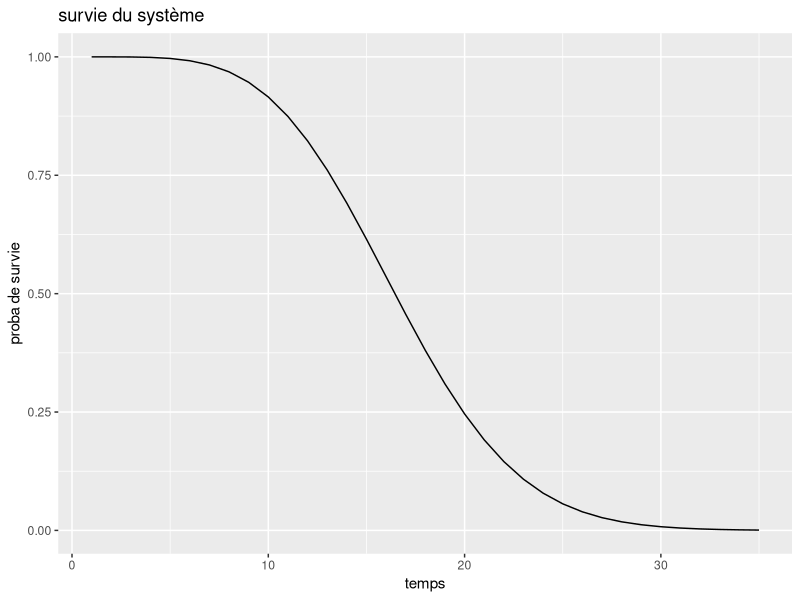
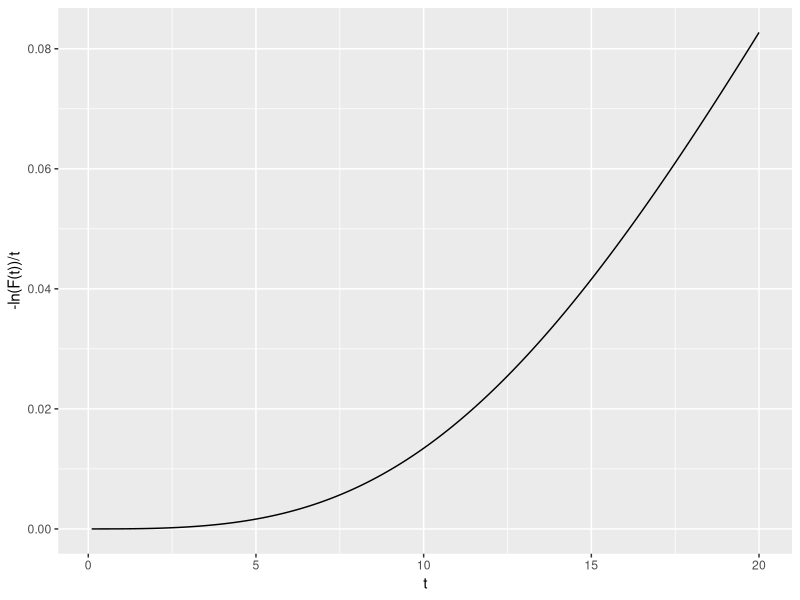
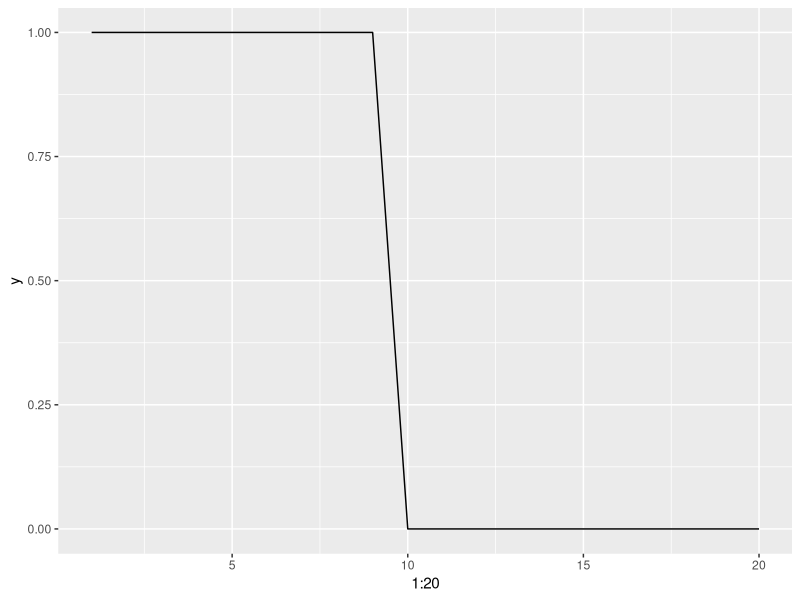
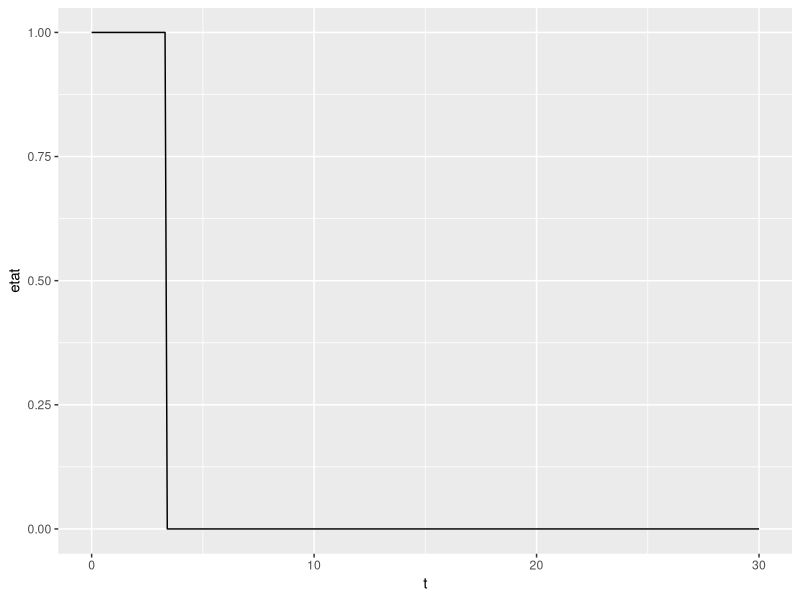
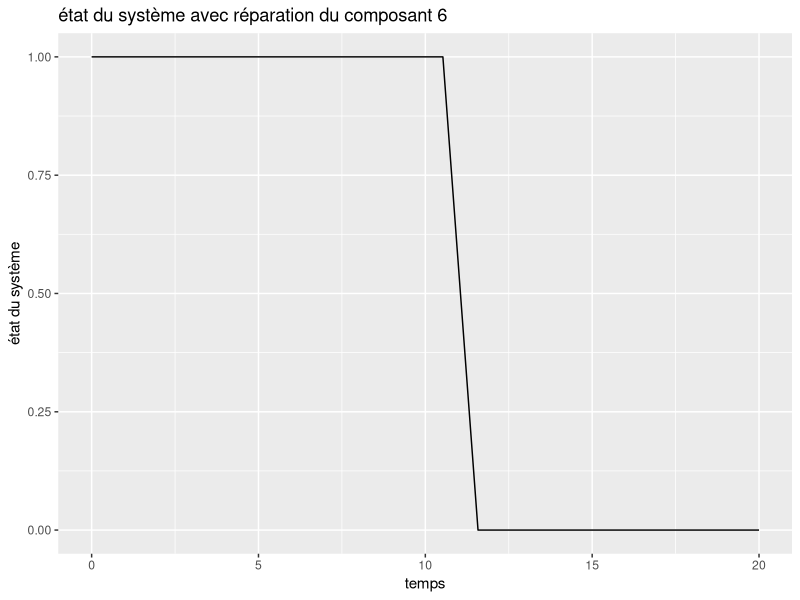

Write R code to recreate these figures, in order.
library(magrittr)
library(dplyr)
library(ggplot2)

# TP 1 

## Question 1

phi <- function(x){
  rep <- ((x[3]*(1-(1-x[1])*(1-x[2]))*(1-(1-x[4])*(1-x[5])))+(1-x[3])*(1-(1-x[1]*x[4])*(1-x[2]*x[5])))*(1-(1-x[6]*x[7])*(1-x[8])*(1-x[9]))
  return(rep)
}

## Question 2

phi_function <- function(loi, lambda, beta, t){
  R1 <- 1-loi(t, shape = beta, scale = lambda)
  R2 <- 1-loi(t, shape = beta, scale = lambda)
  R3 <- 1-loi(t, shape = beta, scale = lambda)
  R4 <- 1-loi(t, shape = beta, scale = lambda)
  R5 <- 1-loi(t, shape = beta, scale = lambda)
  R6 <- 1-loi(t, shape = beta, scale = lambda)
  R7 <- 1-loi(t, shape = beta, scale = lambda)
  R8 <- 1-loi(t, shape = beta, scale = lambda)
  R9 <- 1-loi(t, shape = beta, scale = lambda)
  rep <- ((R3[t]*(1-(1-R1[t])*(1-R2[t]))*(1-(1-R4[t])*(1-R5[t])))+(1-R3[t])*(1-(1-R1[t]*R4[t])*(1-R2[t]*R5[t])))*(1-(1-R6[t]*R7[t])*(1-R8[t])*(1-R9[t]))
  return(rep)
}




## Question 3

# plot(phi_function(pweibull, 20, 2, 0:35), type = 'l')

g <- ggplot() +
  geom_line(aes(x = 1:35, y = phi_function(pweibull, 20, 2, 0:35))) +
  labs(title = "survie du système",
       x = "temps",
       y = "proba de survie")

g

## Question 4

# survie <- function(lambda, beta, t){
#   R1 <- 1-pweibull(t, shape = beta, scale = lambda)
#   R2 <- 1-pweibull(t, shape = beta, scale = lambda)
#   R3 <- 1-pweibull(t, shape = beta, scale = lambda)
#   R4 <- 1-pweibull(t, shape = beta, scale = lambda)
#   R5 <- 1-pweibull(t, shape = beta, scale = lambda)
#   R6 <- 1-pweibull(t, shape = beta, scale = lambda)
#   R7 <- 1-pweibull(t, shape = beta, scale = lambda)
#   R8 <- 1-pweibull(t, shape = beta, scale = lambda)
#   R9 <- 1-pweibull(t, shape = beta, scale = lambda)
#   rep <- -log(((R3[t]*(1-(1-R1[t])*(1-R2[t]))*(1-(1-R4[t])*(1-R5[t])))+(1-R3[t])*(1-(1-R1[t]*R4[t])*(1-R2[t]*R5[t])))*(1-(1-R6[t]*R7[t])*(1-R8[t])*(1-R9[t]))/t)
#   # rep <- -log(rep)/t
#   return(rep)
#   # rep <- -log(1 - phi_function(lambda, beta, t))/t
# }

survie <- function(lambda, beta, t){
  rep=NULL
  for(i in 1:length(t)){
    R1 <- 1-pweibull(t[i], shape = beta, scale = lambda)
    R2 <- 1-pweibull(t[i], shape = beta, scale = lambda)
    R3 <- 1-pweibull(t[i], shape = beta, scale = lambda)
    R4 <- 1-pweibull(t[i], shape = beta, scale = lambda)
    R5 <- 1-pweibull(t[i], shape = beta, scale = lambda)
    R6 <- 1-pweibull(t[i], shape = beta, scale = lambda)
    R7 <- 1-pweibull(t[i], shape = beta, scale = lambda)
    R8 <- 1-pweibull(t[i], shape = beta, scale = lambda)
    R9 <- 1-pweibull(t[i], shape = beta, scale = lambda)
    rep[i] <- -log(((R3*(1-(1-R1)*(1-R2))*(1-(1-R4)*(1-R5)))+(1-R3)*(1-(1-R1*R4)*(1-R2*R5)))*(1-(1-R6*R7)*(1-R8)*(1-R9)))/t[i]
  }
  return(rep)
}


# survie(20, 2, seq(0.1, 20, 0.1))

g <- ggplot() +
  geom_line(aes(x = seq(0.1, 20, 0.1), y = survie(20, 2, seq(0.1, 20, 0.1)))) +
  labs(x = "t",
       y = "-ln(F(t))/t")

g


# Question 5 
# simulation d'une loi de weibull avec la méthode des quantile. 

inverse_pweibull <- function(lambda, beta, u){
  rep <- lambda*(-(log(1-u)^(1/beta)))
  return(rep)
}

phi2 <- function(a, n, lambda, beta){
  t <- seq(0, a,length.out =n)
  y <- rep(0,n)
  u <- runif(9,0,1)
  x <- matrix(0, nrow = n, ncol = 9)
  
  for(i in 1:n){
    for(j in 1:9){
      if(t[i] < (lambda*(-log(u[j]))^(1/beta))){
        x[i,j] <- 1
      }
    }
    y[i] <- phi(x[i,])
  }
  return(y)
}
# phi2(4,20,2,1)
# plot(phi2(4,20,2,1),type="l")

g <- ggplot() +
  geom_line(aes(x = 1:20, y = phi2(4,20,2,1))) +
  labs(y = "y")

g

# Question 5 

# inverse_pweibull <- function(lambda, beta, u){
#   rep <- lambda*(-(log(1-u)^(1/beta)))
#   return(rep)
# }
# 
# phi2 <- function(lambda, beta, a, n){
#   u <- runif(9)
#   t <- seq(0, a, n)
#   x <- matrix(0, nrow = n, ncol = 9)
#   
#   for(i in 1:n){
#     for(j in 1:9){
#       if(t[i] < inverse_pweibull(lambda, beta, u)){
#         x[i,j] <- 1
#       }
#     }
#     rep[i] <- phi(x[i,])
#   }
# }

# Question 6

phi23 <- function(a, n, lambda, beta){
  t <- seq(0, a,length.out =n)
  y <- rep(0,n)
  u <- runif(9,0,1)
  x <- matrix(0, nrow = n, ncol = 9)
  for(i in 1:n){
    for(j in 1:9){
      if(t[i] < (lambda*(-log(u[j]))^(1/beta))){
        x[i,j] <- 1
      }
      
    }
    if (x[i,j]==0) { break }
    
  }
  return(i-1)
}
phi23(4,36,2,1)

# Question 7

n_realisation_T<-function(a, n, lambda, beta,ntot){
  vect=NULL
  for(i in 1:ntot){
    vect[i]=phi23(a, n, lambda, beta)
  }
  return(vect)
}
n_realisation_T(4,36,2,1,40)
sum(n_realisation_T(4,36,2,1,40))

mu=function(a, n, lambda, beta,ntot){
  v=n_realisation_T(a, n, lambda, beta,ntot)
  1/ntot*sum(v)
}
mu(4,36,2,1,40)

# Projet 2

## Question 1

phi <- function(x){
  rep <- (x[5]*((1-(1-x[1])*(1-x[2]))*(1-(1-x[3])*(1-x[4])))+(1-x[5])*(1-(1-x[1]*x[3])*(1-x[2]*x[4])))*x[6]*(1-(1-x[7]*x[10])*(1-x[8]*x[9]))
  return(rep)
}

# Question 2

lambda = 5
beta = 5
t <- seq(0, 30, 0.1)

simu_etat_systeme <- function(lambda, beta, t){
  X <- matrix(data = rep(0, 10*length(t)), ncol = 10, nrow = length(t))
  S <- rep(0,length(t))
  u <- runif(10, 0, 1)
  w <- rweibull(10, lambda, beta)
  max <- max(t)
  
  for(i in 1:length(t)){
    for(j in 1:10){
      if(t[i] < w[j]){
        X[i,j] <- 1
      }
    }
    S[i] <- phi(X[i,])
    if((S[i] == 0) && (S[i-1] == 1)){
      max <- t[i]
    }
  }
  return(list(etat = S, last = max))
}

test <- simu_etat_systeme(lambda, beta, t)

g <- ggplot() +
  geom_line(aes(x = t, y = test[[1]])) +
  labs(x = "t",
       y = "etat")

g

# Simulation

simu_T <- function(n){
  n <- 100
  simu <- rep(-1, n)
  for(i in 1:n){
    simu[i] <- simu_etat_systeme(lambda, beta, t)[[2]]
  }
  return(simu)
}

n <- 100
simu <- simu_T(n)

esperance <- mean(simu)

confint <- c(mean(simu) - 1.96 * sd(simu)/sqrt(n), mean(simu) + 1.96 * sd(simu)/sqrt(n))

# code younes



# Exercice 3

# a <- 10
# n <- 100
# lambda <- 5
# beta <- 5
# inter <- 5
# t <- seq(0, a, length.out = n + 1)
# 
# phi2 <- function(a, n, lambda, beta, t, inter){
#   y <- rep(0,n)
#   u <- runif(10,0,1)
#   x <- matrix(0, nrow = n, ncol = 10)
#   p <- a/n*(1:n)*inter # p : vecteur qui contient les différents moments ou le méchanicien remet en marche la composante x[6]
#   # p ne donne pas ce que je veux
#   w <- rweibull(10, lambda, beta)
#   
#   for(i in 1:length(t)){
#     for(j in 1:10){
#       if(j == 6){
#         if(t[i] %in% p){
#           w[j] <- w[j] + t[i]
#         }
#       }
#       if(t[i] < w[j]){
#         x[i,j] <- 1
#       }
#     }
#     y[i] <- phi(x[i,])
#   }
#   return(y)
# }
# la fonction ne compile pas


# code camille

# Exercice 3
#  a

u=seq(0, 4,length.out =40)
# ----------------------------------------------------------------------------#
fonction_interval=function(n,inter,i){
  t=NULL
  d=NULL
  for (v in seq(1,n,inter)) {
    if(v==i){
      t[v]=1
    }
    else{
      t[v]=0
    }
  }
  t=t[!is.na(t)]
  t
  w=sum(t)
  if(w==0){
    d=0
  }
  else{
    d=1 
  }
  return(d)
}

fonction_interval(20,2,7)
seq(1,20,2)

#---------------------------------------------------------------------------#

phi2 <- function(a, n, lambda, beta,inter){
  t <- seq(0, a,length.out =n)
  y <- rep(0,n)
  u <- runif(10,0,1)
  x <- matrix(0, nrow = n, ncol = 10)
  
  for(i in 1:n){
    for(j in c(1,2,3,4,5,7,8,9,10)){
      if(t[i] < (lambda*(-log(u[j]))^(1/beta))){
        x[i,j] <- 1
      }
    }
  }
  d=0
  for(i in 1:n){
    if(t[i-d] < (lambda*(-log(u[6]))^(1/beta))){
      x[i,6] <- 1
    }
    if(fonction_interval(n,inter,i)==1 & x[i,6]==0){ 
      d=i-1
      u <- runif(10,0,1)
    }
  }
  # y[i] <- phi(x[i,])
  return(x)
}
(b=phi2(20,20,10,15,4))

phi3 <- function(a, n, lambda, beta,inter){
  y=NULL
  matrice=phi2(a, n, lambda, beta,inter)
  for (i in 1:n) {
    y[i]=phi(matrice[i,]) 
  }
  return(y)
}

a <- 20
n <- 20
lambda <- 15
beta <- 3
inter <- 7

(s=phi3(a,n,lambda,beta,inter))

g <- ggplot() +
  geom_line(aes(x = seq(0, a, length.out = n), y = phi3(a,n,lambda,beta,inter))) +
  labs(title = "état du système avec réparation du composant 6",
    x = "temps",
    y = "état du système")

g
#  b

#---   E(T)  ------------------------------------------------------

tp_i_de_panne <- function(a, n, lambda, beta,inter){
  y=NULL
  d=0
  matrice=phi2(a, n, lambda, beta,inter)
  for (i in 1:n) {
    y[i]=phi(matrice[i,]) 
  }
  for (i in n:1){
    if(y[i]==1 & i==n ){
      d=n
      break
    }
    if(y[i]==1){
      d=i+1
      break
    }
  }
  #  if(d==n){
  #    return("Pas de panne sur le temps T")
  #  }
  #  if(d<n & d>0){
  #    return(d)
  #  }
  return(d)
}
tp_i_de_panne(20,20,15,3,7)

nbtot_realisation_t=function(a, n, lambda, beta,inter,nbtot){
  vector=NULL
  for(i in 1:nbtot){
    vector[i]=tp_i_de_panne(a, n, lambda, beta,inter)
  }
  return(vector)
}

nbtot_realisation_t(20,20,15,3,7,8)

E_T=function(a, n, lambda, beta,inter,nbtot){
  t=nbtot_realisation_t(a, n, lambda, beta,inter,nbtot)
  moyenne=(1/nbtot)*sum(t)
  return(moyenne)
}
E_T(20,20,15,3,7,8)

#---   E(N)  ------------------------------------------------------

nb_intervention <- function(a, n, lambda, beta,inter){
  t <- seq(0, a,length.out =n)
  y <- rep(0,n)
  u <- runif(10,0,1)
  x <- matrix(0, nrow = n, ncol = 10)
  
  for(i in 1:n){
    for(j in c(1,2,3,4,5,7,8,9,10)){
      if(t[i] < (lambda*(-log(u[j]))^(1/beta))){
        x[i,j] <- 1
      }
    }
  }
  d=0
  intervention=0
  for(i in 1:n){
    if(t[i-d] < (lambda*(-log(u[6]))^(1/beta))){
      x[i,6] <- 1
    }
    if(fonction_interval(n,inter,i)==1){
      intervention <- intervention + 1
      if(x[i,6] == 0){
        d <- i
        u[6] <- runif(1,0,1)
      }
    }
  }
  return(intervention)
}
nb_intervention(20,20,15,3,7)


nb_realisation_intervention=function(a, n, lambda, beta,inter,nbtot){
  vector=NULL
  for(i in 1:nbtot){
    vector[i]=nb_intervention(a, n, lambda, beta,inter)
  }
  return(vector)
}

nb_realisation_intervention(20,20,15,3,7,7)

moyenne_intervention=function(a, n, lambda, beta,inter,nbtot){
  moyenne=(1/nbtot)*sum(nb_realisation_intervention(a, n, lambda, beta,inter,nbtot))
  return(moyenne)
}

moyenne_intervention(20,20,15,3,7,7)

recompense<-function(a, n, lambda, beta,inter,nbtot,cout,gain){
  r=gain*E_T(a, n, lambda, beta,inter,nbtot)-cout*moyenne_intervention(a, n, lambda, beta,inter,nbtot)
  return(r)
}
recompense(20,20,15,3,3,7,2,3.5)

a_val <- 20
n_val <- 20
lambda_val <- 15
beta_val <- 3
nbtot_val <- 7
cout_val <- 500
gain_val <- 250

recompense<-function(a=a_val, n=n_val, lambda=lambda_val, beta=beta_val,inter,nbtot=nbtot_val,cout=cout_val,gain=gain_val){
  r=gain*E_T(a, n, lambda, beta,inter,nbtot)-cout*moyenne_intervention(a, n, lambda, beta,inter,nbtot)
  return(r)
}
recompense(2)
solution=optimize(recompense,c(0, 20),maximum = TRUE)
